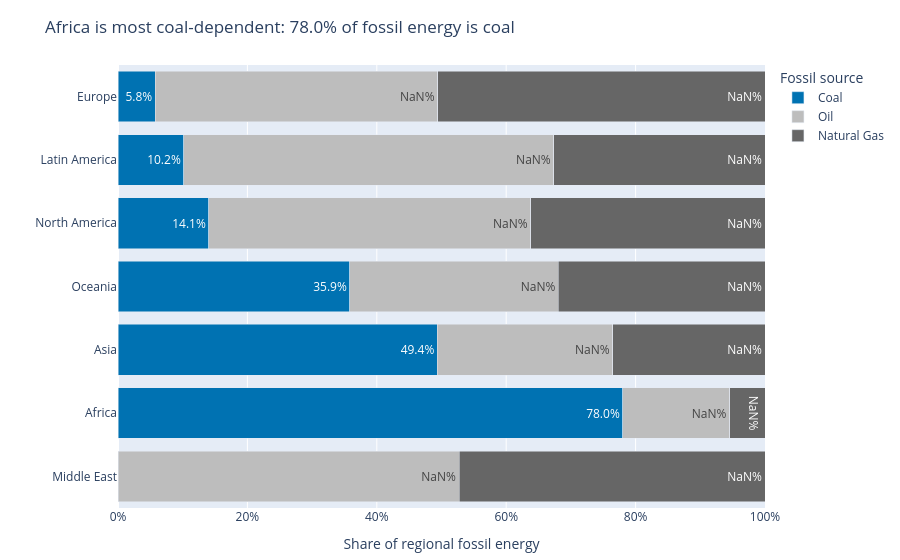

This figure's notebook cell:
### Markdown cell above
## Task 3 — 100% stacked bar: which region relies most on coal?

**What to build:** A horizontal 100% stacked bar chart showing, for each **Region**, how its fossil energy splits between Coal, Oil and Natural Gas. This is the **same data as your Task 1 treemap**, visualised a second way.

**Requirements:**
- Reuse `df_fossil` from Task 1; aggregate TWh by `Region` × `Source` and convert to **shares of each region's fossil total**
- Horizontal bars, regions **sorted by coal share** (highest at the top)
- Coal is the segment on the baseline (first in `category_orders`) and the **only coloured segment** — keep it the same colour as in Task 1; Oil and Natural Gas in two greys
- Percentage labels on the coal segments only
- Insight title naming the most coal-dependent region and its coal share

> 💡 `df.groupby('Region')['TWh'].transform('sum')` gives each row its region total

### Code cell
# Task 3
# YOUR CODE HERE
# Task 3 — regional fossil mix as 100% stacked horizontal bars
# Reuse df_fossil created in Task 1
regional_source = (
    df_fossil.groupby(['Region', 'Source'], as_index=False)['TWh'].sum()
)
regional_source['Region_Total'] = regional_source.groupby('Region')['TWh'].transform('sum')
regional_source['Share'] = regional_source['TWh'] / regional_source['Region_Total']
regional_source['Coal_Label'] = regional_source['Share'].where(regional_source['Source'] == 'Coal', np.nan)

coal_share = (regional_source.loc[regional_source['Source'] == 'Coal', ['Region', 'Share']]
              .sort_values('Share', ascending=False))
region_order = coal_share['Region'].tolist()
top_region = coal_share.iloc[0]

fig3 = px.bar(
    regional_source,
    x='Share', y='Region', color='Source',
    orientation='h', barmode='stack',
    category_orders={'Region': region_order, 'Source': ['Coal', 'Oil', 'Natural Gas']},
    color_discrete_map={'Coal': '#0072B2', 'Oil': '#BDBDBD', 'Natural Gas': '#666666'},
    text='Coal_Label',
    title=f"{top_region['Region']} is most coal-dependent: {top_region['Share']:.1%} of fossil energy is coal"
)
# Label only the Coal segment; Oil and Natural Gas remain unlabelled
fig3.update_traces(
    texttemplate='%{text:.1%}',
    textposition='inside',
    hovertemplate='%{y}<br>%{fullData.name}: %{x:.1%}<extra></extra>'
)
fig3.update_xaxes(tickformat='.0%', range=[0, 1], title='Share of regional fossil energy')
fig3.update_yaxes(title='', autorange='reversed')
fig3.update_layout(legend_title_text='Fossil source', margin=dict(t=65, l=10, r=10, b=10))
fig3.show()

# Optional numeric check of the regional coal shares
display(coal_share.assign(Share=coal_share['Share'].map(lambda x: f'{x:.1%}')))

### Figure 1 — Plotly figure (JSON) as saved in the notebook; plotly's stock layout.template omitted (floating-point values rounded to 4 significant figures)
{"data": [{"hovertemplate": "%{y}<br>%{fullData.name}: %{x:.1%}<extra></extra>", "legendgroup": "Coal", "marker": {"color": "#0072B2", "pattern": {"shape": ""}}, "name": "Coal", "orientation": "h", "showlegend": true, "text": [0.7804, 0.4937, 0.05765, 0.1019, 0.1406, 0.3585], "textposition": "inside", "texttemplate": "%{text:.1%}", "type": "bar", "x": [0.7804, 0.4937, 0.05765, 0.1019, 0.1406, 0.3585], "xaxis": "x", "y": ["Africa", "Asia", "Europe", "Latin America", "North America", "Oceania"], "yaxis": "y"}, {"hovertemplate": "%{y}<br>%{fullData.name}: %{x:.1%}<extra></extra>", "legendgroup": "Oil", "marker": {"color": "#BDBDBD", "pattern": {"shape": ""}}, "name": "Oil", "orientation": "h", "showlegend": true, "text": [NaN, NaN, NaN, NaN, NaN, NaN, NaN], "textposition": "inside", "texttemplate": "%{text:.1%}", "type": "bar", "x": [0.1648, 0.2711, 0.4364, 0.5718, 0.5271, 0.4973, 0.3223], "xaxis": "x", "y": ["Africa", "Asia", "Europe", "Latin America", "Middle East", "North America", "Oceania"], "yaxis": "y"}, {"hovertemplate": "%{y}<br>%{fullData.name}: %{x:.1%}<extra></extra>", "legendgroup": "Natural Gas", "marker": {"color": "#666666", "pattern": {"shape": ""}}, "name": "Natural Gas", "orientation": "h", "showlegend": true, "text": [NaN, NaN, NaN, NaN, NaN, NaN, NaN], "textposition": "inside", "texttemplate": "%{text:.1%}", "type": "bar", "x": [0.05476, 0.2352, 0.5059, 0.3264, 0.4729, 0.3621, 0.3192], "xaxis": "x", "y": ["Africa", "Asia", "Europe", "Latin America", "Middle East", "North America", "Oceania"], "yaxis": "y"}], "layout": {"barmode": "stack", "legend": {"title": {"text": "Fossil source"}, "tracegroupgap": 0}, "margin": {"b": 10, "l": 10, "r": 10, "t": 65}, "title": {"text": "Africa is most coal-dependent: 78.0% of fossil energy is coal"}, "xaxis": {"anchor": "y", "domain": [0, 1], "range": [0, 1], "tickformat": ".0%", "title": {"text": "Share of regional fossil energy"}}, "yaxis": {"anchor": "x", "autorange": "reversed", "categoryarray": ["Europe", "Latin America", "North America", "Oceania", "Asia", "Africa"], "categoryorder": "array", "domain": [0, 1], "title": {"text": ""}}}}
